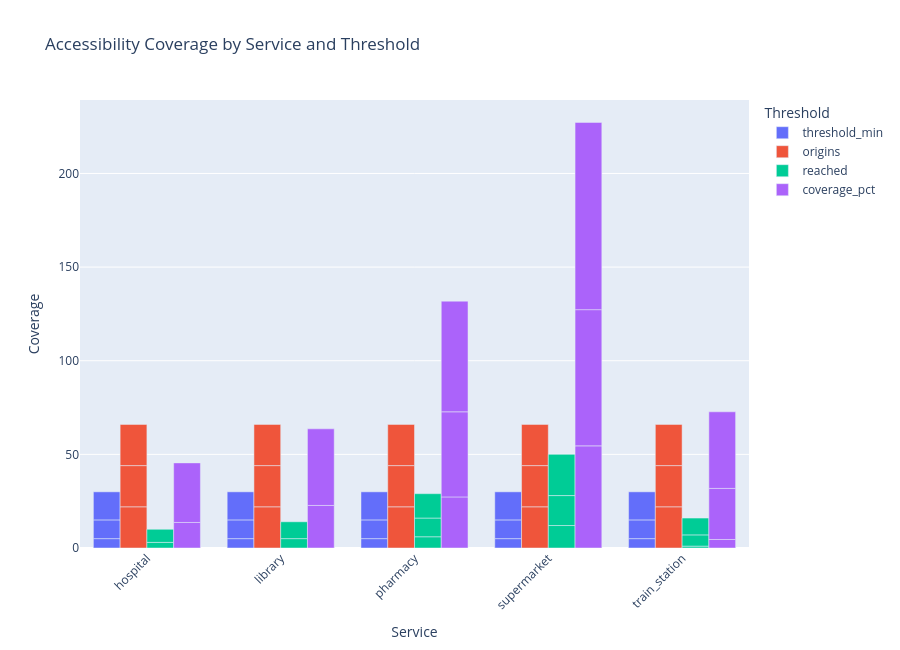

The code cell stored with this chart in its notebook:
### Code cell
coverage_plot_columns = [
    column
    for column in numeric_columns
    if column != "origin_index"
]

if coverage_plot_columns:

    coverage_long = coverage[
        ["service"] + coverage_plot_columns
    ].melt(
        id_vars="service",
        var_name="threshold",
        value_name="coverage",
    )

    fig = px.bar(
        coverage_long,
        x="service",
        y="coverage",
        color="threshold",
        barmode="group",
        title="Accessibility Coverage by Service and Threshold",
        labels={
            "service": "Service",
            "coverage": "Coverage",
            "threshold": "Threshold",
        },
    )

    fig.update_layout(
        xaxis_tickangle=-45,
        height=650,
    )

    fig.show()

    fig.write_html(
        MAP_DIR / "accessibility_coverage.html",
        include_plotlyjs="cdn",
    )

### Figure 1 — Plotly figure (JSON) as saved in the notebook; plotly's stock layout.template omitted (floating-point values rounded to 4 significant figures)
{"data": [{"alignmentgroup": "True", "hovertemplate": "Threshold=threshold_min<br>Service=%{x}<br>Coverage=%{y}<extra></extra>", "legendgroup": "threshold_min", "marker": {"color": "#636efa", "pattern": {"shape": ""}}, "name": "threshold_min", "offsetgroup": "threshold_min", "orientation": "v", "showlegend": true, "textposition": "auto", "type": "bar", "x": ["hospital", "hospital", "hospital", "library", "library", "library", "pharmacy", "pharmacy", "pharmacy", "supermarket", "supermarket", "supermarket", "train_station", "train_station", "train_station"], "xaxis": "x", "y": [5.0, 10.0, 15.0, 5.0, 10.0, 15.0, 5.0, 10.0, 15.0, 5.0, 10.0, 15.0, 5.0, 10.0, 15.0], "yaxis": "y"}, {"alignmentgroup": "True", "hovertemplate": "Threshold=origins<br>Service=%{x}<br>Coverage=%{y}<extra></extra>", "legendgroup": "origins", "marker": {"color": "#EF553B", "pattern": {"shape": ""}}, "name": "origins", "offsetgroup": "origins", "orientation": "v", "showlegend": true, "textposition": "auto", "type": "bar", "x": ["hospital", "hospital", "hospital", "library", "library", "library", "pharmacy", "pharmacy", "pharmacy", "supermarket", "supermarket", "supermarket", "train_station", "train_station", "train_station"], "xaxis": "x", "y": [22.0, 22.0, 22.0, 22.0, 22.0, 22.0, 22.0, 22.0, 22.0, 22.0, 22.0, 22.0, 22.0, 22.0, 22.0], "yaxis": "y"}, {"alignmentgroup": "True", "hovertemplate": "Threshold=reached<br>Service=%{x}<br>Coverage=%{y}<extra></extra>", "legendgroup": "reached", "marker": {"color": "#00cc96", "pattern": {"shape": ""}}, "name": "reached", "offsetgroup": "reached", "orientation": "v", "showlegend": true, "textposition": "auto", "type": "bar", "x": ["hospital", "hospital", "hospital", "library", "library", "library", "pharmacy", "pharmacy", "pharmacy", "supermarket", "supermarket", "supermarket", "train_station", "train_station", "train_station"], "xaxis": "x", "y": [0.0, 3.0, 7.0, 0.0, 5.0, 9.0, 6.0, 10.0, 13.0, 12.0, 16.0, 22.0, 1.0, 6.0, 9.0], "yaxis": "y"}, {"alignmentgroup": "True", "hovertemplate": "Threshold=coverage_pct<br>Service=%{x}<br>Coverage=%{y}<extra></extra>", "legendgroup": "coverage_pct", "marker": {"color": "#ab63fa", "pattern": {"shape": ""}}, "name": "coverage_pct", "offsetgroup": "coverage_pct", "orientation": "v", "showlegend": true, "textposition": "auto", "type": "bar", "x": ["hospital", "hospital", "hospital", "library", "library", "library", "pharmacy", "pharmacy", "pharmacy", "supermarket", "supermarket", "supermarket", "train_station", "train_station", "train_station"], "xaxis": "x", "y": [0.0, 13.64, 31.82, 0.0, 22.73, 40.91, 27.27, 45.45, 59.09, 54.55, 72.73, 100.0, 4.545, 27.27, 40.91], "yaxis": "y"}], "layout": {"barmode": "group", "height": 650, "legend": {"title": {"text": "Threshold"}, "tracegroupgap": 0}, "title": {"text": "Accessibility Coverage by Service and Threshold"}, "xaxis": {"anchor": "y", "domain": [0, 1], "tickangle": -45, "title": {"text": "Service"}}, "yaxis": {"anchor": "x", "domain": [0, 1], "title": {"text": "Coverage"}}}}
